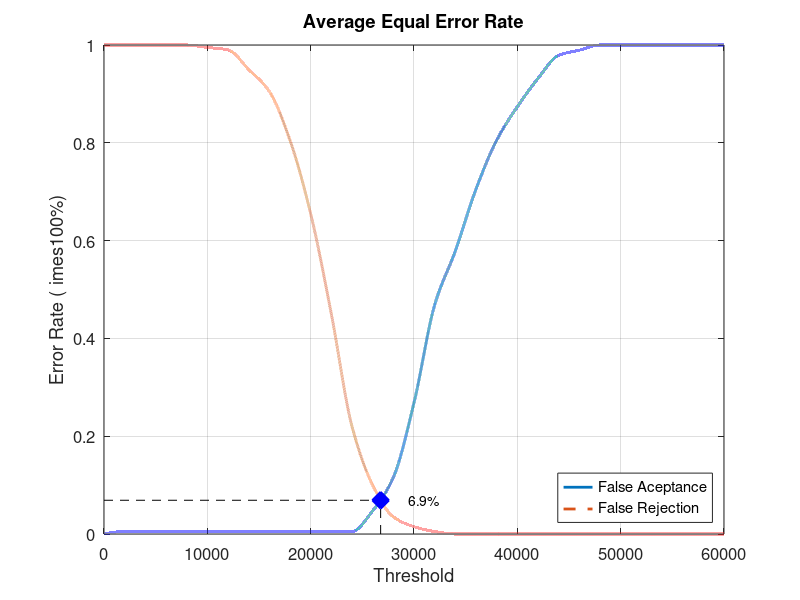
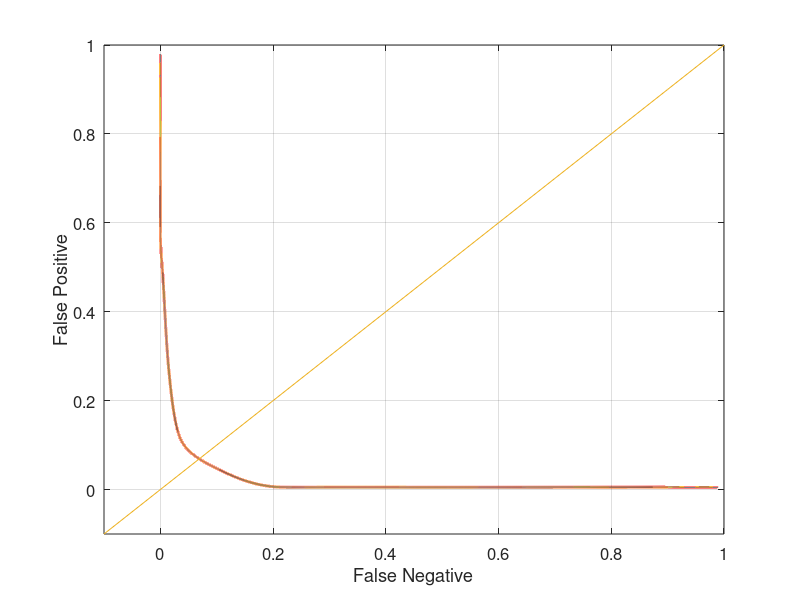

Write MATLAB code to recreate these figures, in order.
close all;
clear;
clc;
x = 0:2000:60000;
xq = 0:0.5:60000;

y0 = [0 0.00526316 0.00526316 0.00526316 0.00526316 0.00526316 0.00526316 0.00526316 0.00526316 0.00526316 0.00526316 0.00526316 0.00526316 0.0473684 0.115789 0.268421 0.468421 0.578947 0.705263 0.805263 0.873684 0.931579 0.978947 0.989474 1 1 1 1 1 1 1]
yy0 = interp1(x, y0, xq, 'pchip');
y1 = [1 1 1 1 1 0.995 0.99 0.95 0.905 0.805 0.655 0.45 0.22 0.1 0.035 0.015 0.005 0 0 0 0 0 0 0 0 0 0 0 0 0 0]
yy1 = interp1(x, y1, xq, 'pchip');

% Calculating EER: 
y2 = abs(y0 - y1);
find(y2 == min(y2))
yy2 = abs(yy0 - yy1);
xEER = find(yy2 == min(yy2));
xEERIndex = xq(xEER) % X-axis EER
yEER = yy0(xEER) % Y-axis EER

main = figure
plot(xq, yy0,'-','LineWidth', 2);	hold on
plot(xq, yy1,'--','LineWidth', 2);	hold on
plot([xEERIndex xEERIndex], [0 yEER], 'k--');	hold on
plot([0 xEERIndex], [yEER yEER], 'k--');	hold on
plot(xEERIndex, yEER, 'bx', 'LineWidth', 10);	hold on
text(xEERIndex + 10 * xEERIndex / 100, yEER, [num2str(round((10000 * yEER)) / 100) '%'])
legend('False Aceptance', 'False Rejection', 'Location', 'SouthEast')
xlabel('Threshold')
ylabel('Error Rate (	imes100%)')
title('Average Equal Error Rate')
set(gca, 'FontSize', 12)
axis([0 60000 0 1])
grid on

print(main, 'Database1_1Main', '-dpng');
FNRxFPR = figure('Color', [1 1 1]);
plot(yy1, yy0, '-', yy1, yy0, 'LineWidth', 2);
hold on
y = -0.1:0.1:1
plot(y, y); 
set(gca, 'FontSize', 12)
xlabel('False Negative')
ylabel('False Positive')
axis([-0.1 1 -0.1 1])
set(gca, 'FontSize', 12)
grid on

print(FNRxFPR, 'Database1_1FNRxFPR','-dpng');
